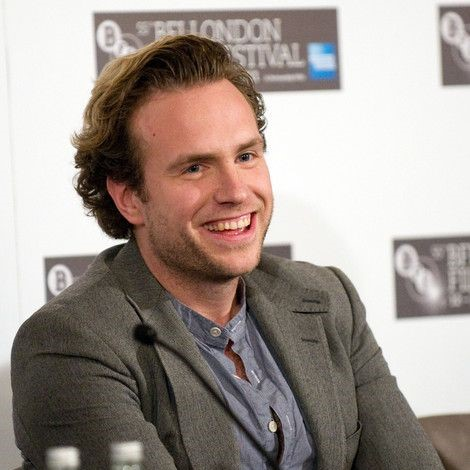
#> input picture dataset/test/1.jpg, 470 x 470 px; its folder holds 4 pictures in this run
$ jupyter execute --allow-errors test.ipynb
#> lines starting #> are read from the running program, lines starting #| are printed output that depends on the picture
[cell 1]
import os
import cv2 as cv
import numpy as np

[cell 2]
def get_path_list(root_path):
    '''
        To get a list of path directories from root path

        Parameters
        ----------
        root_path : str
            Location of root directory

        Returns
        -------
        list
            List containing the names of the sub-directories in the
            root directory
    '''
    sub_directory_names = []

    for folder_name in os.listdir(root_path):

        sub_directory_names.append(folder_name)

    return sub_directory_names

[cell 3]
train_root_path = 'dataset/train'

#> (the rest of this cell did not finish here and is left out)

[cell 4]
# [38 lines left out: function get_class_id, not called in this run]

#> (a cell that did not finish here is left out)

#> (a cell that did not finish here is left out)

[cell 7]
def detect_faces_and_filter(image_list, image_classes_list=None):
    '''
        To detect a face from given image list and filter it if the face on
        the given image is less than one

        Parameters
        ----------
        image_list : list
            List containing all loaded images
        image_classes_list : list, optional
            List containing all image classes id

        Returns
        -------
        list
            List containing all filtered and cropped face images in grayscale
        list
            List containing all filtered faces location saved in rectangle
        list
            List containing all filtered image classes id
    '''
    face_cascade = cv.CascadeClassifier("haarcascades/haarcascade_frontalface_default.xml")

    filtered_cropped_images_list = []
    rects_list = []
    filtered_images_class_list = []

    print(len(image_list))

    for idx, image in enumerate(image_list):

        # Baca image
        img_gray = cv.cvtColor(image, cv.COLOR_BGR2GRAY)

        detected_face = face_cascade.detectMultiScale(img_gray, scaleFactor = 1.2, minNeighbors = 5)

        if len(detected_face) < 1:

            # filter
            continue

        for face_rect in detected_face:

            x, y, height, width = face_rect

            cropped_img_face = img_gray[y:y + height, x:x + width]

            filtered_cropped_images_list.append(cropped_img_face)
            rects_list.append(face_rect)

            if image_classes_list is not None:

                filtered_images_class_list.append(image_classes_list[idx])

    return filtered_cropped_images_list, rects_list, filtered_images_class_list

#> (a cell that did not finish here is left out)

#> (a cell that did not finish here is left out)

[cell 10]
# [20 lines left out: function train, not called in this run]

#> (a cell that did not finish here is left out)

#> (a cell that did not finish here is left out)

#> (a cell that did not finish here is left out)

[cell 14]
def get_test_images_data(test_root_path):
    '''
        To load a list of test images from given path list

        Parameters
        ----------
        test_root_path : str
            Location of images root directory

        Returns
        -------
        list
            List containing all loaded gray test images
    '''
#> called with test_root_path = 'dataset/test'
    test_list = []

    for file_name in os.listdir(test_root_path):

        # full path untuk setiap image test
        full_path = test_root_path + "/" + file_name

        # baca image dan filter menjadi grayscale
        # img_gray = cv.imread(full_path, 0)
        img_gray = cv.imread(full_path)
#> img_gray is the input picture: shape (470, 470, 3); mean B, G, R 144.3, 150.8, 161.9

        # masukkan
        test_list.append(img_gray)

    return test_list

[cell 15]
test_root_path = 'dataset/test'

test_image_list = get_test_images_data(test_root_path)

test_image_list

[cell 16]
test_faces_gray, test_faces_rects, _ = detect_faces_and_filter(test_image_list)
#> the loop in detect_faces_and_filter, `for idx, image in enumerate(image_list):` made 4 passes
#> pass 1, in detect_faces_and_filter, `img_gray = cv.cvtColor(image, cv.COLOR_BGR2GRAY)`:
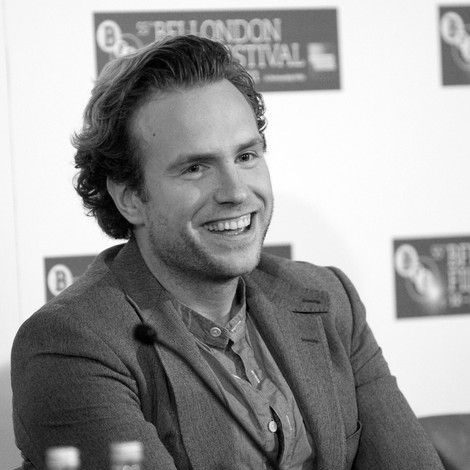
#> img_gray: shape (470, 470); min 0, max 255, mean 153.4
#> pass 2, in detect_faces_and_filter, `img_gray = cv.cvtColor(image, cv.COLOR_BGR2GRAY)`:
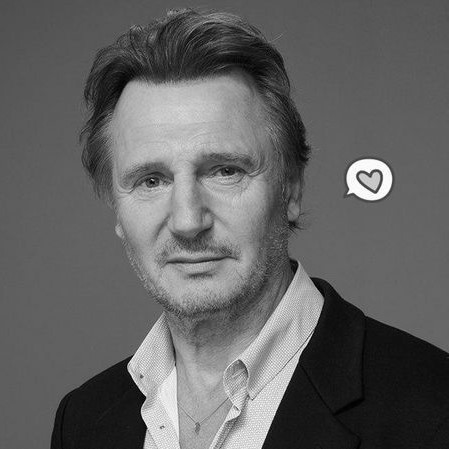
#> img_gray: shape (449, 449); min 0, max 255, mean 98.5
#> pass 3, in detect_faces_and_filter, `img_gray = cv.cvtColor(image, cv.COLOR_BGR2GRAY)`:
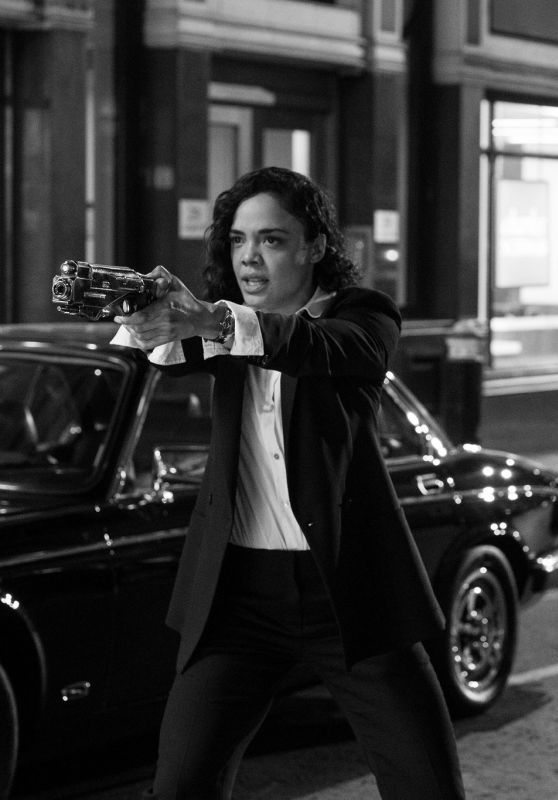
#> img_gray: shape (800, 558); min 0, max 255, mean 53.1
#> after the loop in detect_faces_and_filter, `for idx, image in enumerate(image_list):`:
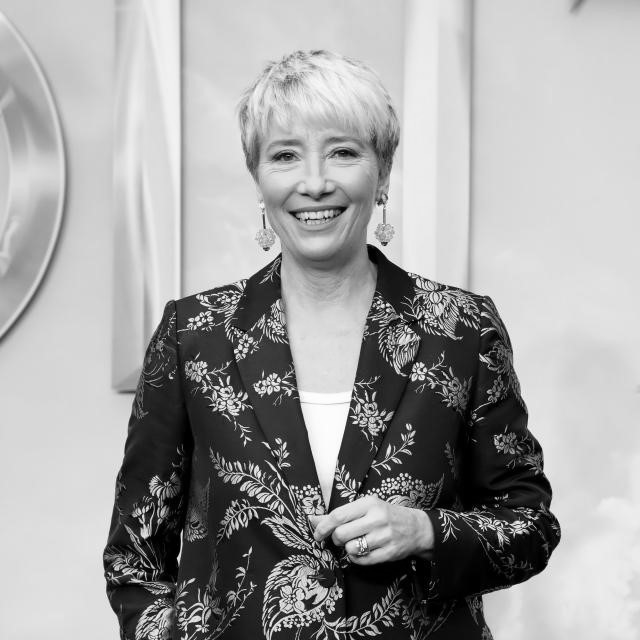
#> img_gray: shape (640, 640); min 0, max 254, mean 162.3
